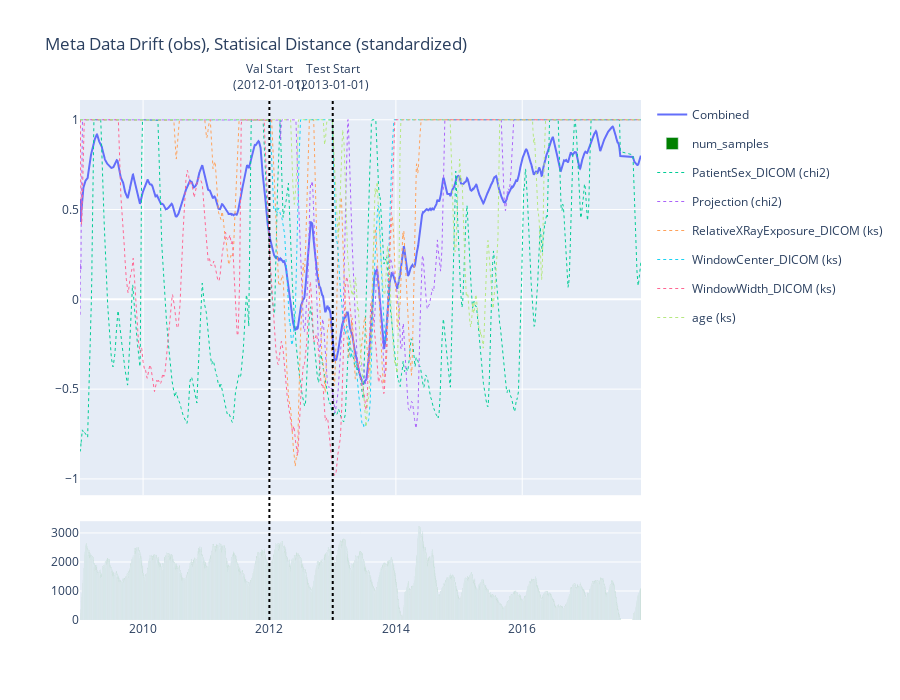

Write notebook code for a chart like this one.
### Code cell
from plotly.subplots import make_subplots
import plotly.graph_objects as go

fig = make_subplots(rows=2, cols=1, shared_xaxes=True, vertical_spacing=0.05, row_heights=[.8, .2])

which = 'obs'
_output = output.swaplevel(0, -1, axis=1)[[which]].swaplevel(0, -1, axis=1).droplevel(-1, axis=1).copy()
counts = _output['count']
_output["Modality_DICOM"] = _output["Modality_DICOM"].fillna(0)

stats = _output.loc[val.df.index.unique()].agg(["mean", "std"])
output_standard = ((_output-stats.loc['mean'])/(stats.loc["std"]))
graph_view = output_standard.swaplevel(0, 2, axis=1).swaplevel(1, 2, axis=1).sort_index(axis=1)['distance']

weights = {
    # 'Modality_DICOM': 1,
    'PatientSex_DICOM': 1,
    'Projection': 1,
    'RelativeXRayExposure_DICOM': 1,
    'WindowCenter_DICOM': 1,
    'WindowWidth_DICOM': 1,
    'age': 1
}
graph_view = graph_view[weights]

span = 90


def smooth(y: pd.DataFrame):
    ys = y.ewm(span=span, ignore_na=False).mean()
    ys[y.isna()] = None
    return ys.clip(-1, 1)

single_disp = dict(line=dict(dash="dot", width=1))
g = graph_view

y = graph_view.clip(-1, 1).mean(axis=1)


fig.add_trace(go.Line(x=g.index, y=smooth(y), showlegend=True, name="Combined", hovertemplate="%{y: .5f}"), row=1, col=1)
fig.add_trace(go.Bar(x=counts.index, y=(counts), showlegend=True, legendgroup="Count", marker={"color": "green"}, name="num_samples"
                     #   name=name_, hovertemplate="%{y: .5f}", line={"color": colors[row], "width": 1}, connectgaps=False
                     ), row=2, col=1)

for c in list(g.columns.to_flat_index()):
    name = "{} ({})".format(*c)
    y = smooth(g[c])
    fig.add_trace(go.Line(x=g.index, y=y,
                          showlegend=True,
                          hovertemplate=f"%{{y: .5f}}, weight={weights[c[0]]:.2f}",
                          legendgroup=str(name),
                          name=str(name),
                          **single_disp
                          ),
                  row=1, col=1)


fig.update_layout(title=f"Meta Data Drift ({which}), Statisical Distance (standardized)")
fig.update_layout(hovermode="x unified")

fig.add_shape(type='line',
              x0=settings.PADCHEST_SPLIT_DATES[0],
              y0=0,
              x1=settings.PADCHEST_SPLIT_DATES[0],
              y1=1,
              line=dict(color='black', dash='dot'),
              xref='x',
              yref='paper'
              )
fig.add_annotation(textangle=0,
                   xref="x",
                   yref="paper", x=settings.PADCHEST_SPLIT_DATES[0], y=1.08,
                   text=f"Val Start<br />({settings.PADCHEST_SPLIT_DATES[0]})", showarrow=False,)
fig.add_shape(type='line', x0=settings.PADCHEST_SPLIT_DATES[1], y0=0, x1=settings.PADCHEST_SPLIT_DATES[1], y1=1,
              line=dict(color='black', dash='dot'), xref='x', yref='paper'
              )
fig.add_annotation(textangle=0,
                   xref="x",
                   yref="paper", x=settings.PADCHEST_SPLIT_DATES[1], y=1.08,
                   text=f"Test Start<br />({settings.PADCHEST_SPLIT_DATES[1].strip()})", showarrow=False,)
fig.update_layout(height=700)
# fig.update_yaxes(range=[-0.1, 1.1])
fig.show()


fig.write_html(f"html/metadata_{which}.html")

### Figure 1 — Plotly figure (JSON) as saved in the notebook; plotly's stock layout.template omitted (floating-point values rounded to 4 significant figures; data arrays with more than 128 entries replaced by an {"elided": "..."} marker saying what was removed)
{"data": [{"hovertemplate": "%{y: .5f}", "name": "Combined", "showlegend": true, "type": "scatter", "x": {"elided": "3170 str values"}, "xaxis": "x", "y": {"elided": "3170 float values"}, "yaxis": "y"}, {"legendgroup": "Count", "marker": {"color": "green"}, "name": "num_samples", "showlegend": true, "type": "bar", "x": {"elided": "3170 str values"}, "xaxis": "x2", "y": {"elided": "3170 int values"}, "yaxis": "y2"}, {"hovertemplate": "%{y: .5f}, weight=1.00", "legendgroup": "PatientSex_DICOM (chi2)", "line": {"dash": "dot", "width": 1}, "name": "PatientSex_DICOM (chi2)", "showlegend": true, "type": "scatter", "x": {"elided": "3170 str values"}, "xaxis": "x", "y": {"elided": "3170 float values"}, "yaxis": "y"}, {"hovertemplate": "%{y: .5f}, weight=1.00", "legendgroup": "Projection (chi2)", "line": {"dash": "dot", "width": 1}, "name": "Projection (chi2)", "showlegend": true, "type": "scatter", "x": {"elided": "3170 str values"}, "xaxis": "x", "y": {"elided": "3170 float values"}, "yaxis": "y"}, {"hovertemplate": "%{y: .5f}, weight=1.00", "legendgroup": "RelativeXRayExposure_DICOM (ks)", "line": {"dash": "dot", "width": 1}, "name": "RelativeXRayExposure_DICOM (ks)", "showlegend": true, "type": "scatter", "x": {"elided": "3170 str values"}, "xaxis": "x", "y": {"elided": "3170 float values"}, "yaxis": "y"}, {"hovertemplate": "%{y: .5f}, weight=1.00", "legendgroup": "WindowCenter_DICOM (ks)", "line": {"dash": "dot", "width": 1}, "name": "WindowCenter_DICOM (ks)", "showlegend": true, "type": "scatter", "x": {"elided": "3170 str values"}, "xaxis": "x", "y": {"elided": "3170 float values"}, "yaxis": "y"}, {"hovertemplate": "%{y: .5f}, weight=1.00", "legendgroup": "WindowWidth_DICOM (ks)", "line": {"dash": "dot", "width": 1}, "name": "WindowWidth_DICOM (ks)", "showlegend": true, "type": "scatter", "x": {"elided": "3170 str values"}, "xaxis": "x", "y": {"elided": "3170 float values"}, "yaxis": "y"}, {"hovertemplate": "%{y: .5f}, weight=1.00", "legendgroup": "age (ks)", "line": {"dash": "dot", "width": 1}, "name": "age (ks)", "showlegend": true, "type": "scatter", "x": {"elided": "3170 str values"}, "xaxis": "x", "y": {"elided": "3170 float values"}, "yaxis": "y"}], "layout": {"annotations": [{"showarrow": false, "text": "Val Start<br />(2012-01-01)", "textangle": 0, "x": "2012-01-01", "xref": "x", "y": 1.08, "yref": "paper"}, {"showarrow": false, "text": "Test Start<br />(2013-01-01)", "textangle": 0, "x": " 2013-01-01", "xref": "x", "y": 1.08, "yref": "paper"}], "height": 700, "hovermode": "x unified", "shapes": [{"line": {"color": "black", "dash": "dot"}, "type": "line", "x0": "2012-01-01", "x1": "2012-01-01", "xref": "x", "y0": 0, "y1": 1, "yref": "paper"}, {"line": {"color": "black", "dash": "dot"}, "type": "line", "x0": " 2013-01-01", "x1": " 2013-01-01", "xref": "x", "y0": 0, "y1": 1, "yref": "paper"}], "title": {"text": "Meta Data Drift (obs), Statisical Distance (standardized)"}, "xaxis": {"anchor": "y", "domain": [0, 1], "matches": "x2", "showticklabels": false}, "xaxis2": {"anchor": "y2", "domain": [0, 1]}, "yaxis": {"anchor": "x", "domain": [0.24, 1]}, "yaxis2": {"anchor": "x2", "domain": [0, 0.19]}}}
